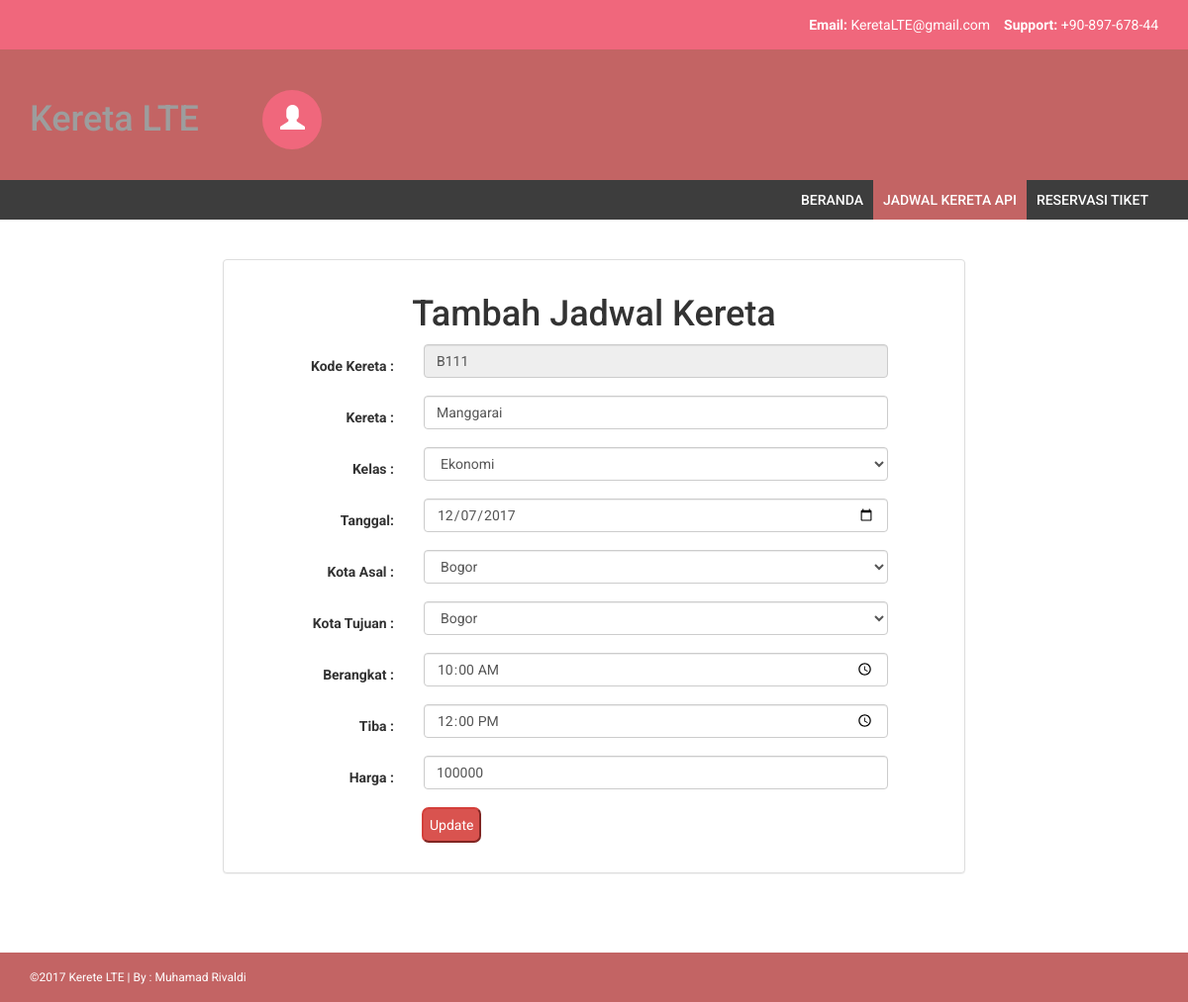
/admin/tambah.php?menu=jadwal&ubah&kode_kereta=B111, run on the app's committed database.
### tables this page shows
CREATE TABLE `tbl_input` (
  `kode_kereta` varchar(15) NOT NULL,
  `kereta` varchar(30) NOT NULL,
  `kelas` varchar(30) NOT NULL,
  `tgl_berangkat` date NOT NULL,
  `kota_asal` varchar(30) NOT NULL,
  `kota_tujuan` varchar(30) NOT NULL,
  `berangkat` time NOT NULL,
  `tiba` time NOT NULL,
  `harga` int(30) NOT NULL
);

### admin/tambah.php (the view, shortened to what this page needs)
<?php
    include 'config/koneksi.php';
    if (isset($_GET['ubah'])) {
        @$sql = "SELECT * FROM tbl_input WHERE kode_kereta = '$_GET[kode_kereta]'";
        @$query = mysqli_query($con, $sql);
        @$edit = mysqli_fetch_array($query);
        $disabled = "disabled";
    }
?>
<!DOCTYPE html>
<html xmlns="http://www.w3.org/1999/xhtml">
<head>
    <link href="assets/css/bootstrap.css" rel="stylesheet" />
    <link href="assets/css/font-awesome.css" rel="stylesheet" />
    <link href="assets/css/style.css" rel="stylesheet" />
</head>
<body>
    <header>
        <div class="container">
            <div class="row">
                <div class="col-md-12">
                    <strong>Email: </strong>KeretaLTE@gmail.com
                    &nbsp;&nbsp;
                    <strong>Support: </strong>+90-897-678-44
                </div>
            </div>
        </div>
    </header>
    <div class="navbar navbar-inverse set-radius-zero">
        <div class="container">
            <div class="navbar-header">
                <a class="navbar-brand" href="index.php">
                    <h1>Kereta LTE</h1>
                </a>
            </div>
            <div class="left-div">
                <div class="user-settings-wrapper">
                    <ul class="nav">
                        <li class="dropdown">
                            <a class="dropdown-toggle" data-toggle="dropdown" href="#" aria-expanded="false">
                                <span class="glyphicon glyphicon-user" style="font-size: 25px;"></span>
                            </a>
                        </li>
                    </ul>
                </div>
            </div>
        </div>
    </div>
    <section class="menu-section">
        <div class="container">
            <div class="row">
                <div class="col-md-12">
                    <div class="navbar-collapse collapse ">
                        <ul id="menu-top" class="nav navbar-nav navbar-right">
                            <li><a href="index.php">Beranda</a></li>
                            <li><a class="menu-top-active" href="jadwal.php">Jadwal Kereta Api</a></li>
                            <li><a href="tiket.php">Reservasi Tiket</a></li>
                        </ul>
                    </div>
                </div>
            </div>
        </div>
    </section>
    <div class="content-wrapper">
        <div class="container">
            <div class="row">
                <div class="col-md-8 col-md-offset-2">
                    <div class="panel panel-default">
                        <div class="panel-body">
                            <h1 align="center">Tambah Jadwal Kereta</h1>
                            <form method="post" class="form-horizontal" role="form">
                              <div class="form-group">
                                <label class="control-label col-md-3" for="email">Kode Kereta :</label>
                                <div class="col-md-8">
                                  <input type="text" name="kode_kereta" class="form-control" id="email" placeholder="Enter Nomor Kereta" value="<?php echo @$edit['kode_kereta'] ?>" <?php echo @$disabled; ?>>
                                </div>
                              </div>
                              <div class="form-group">
                                <label class="control-label col-md-3" for="pwd">Kereta :</label>
                                <div class="col-md-8">
                                  <input type="Text" name="kereta" class="form-control" id="pwd" placeholder="Enter Kereta" value="<?php echo @$edit['kereta'] ?>">
                                </div>
                              </div>
                              <div class="form-group">
                                <label class="control-label col-md-3" for="pwd">Kelas :</label>
                                <div class="col-md-8">
                                  <select name="kelas" id="" class="form-control" value="<?php echo @$edit['kelas'] ?>">
                                      <option value="ekonomi">Ekonomi</option>
                                  </select>
                                </div>
                              </div>
                              <div class="form-group">
                                <label class="control-label col-md-3" for="pwd">Tanggal:</label>
                                <div class="col-md-8">
                                  <input type="date" name="tgl_berangkat" class="form-control" id="pwd" placeholder="Enter Tanggal" value="<?php echo @$edit['tgl_berangkat'] ?>">
                                </div>
                              </div>
                              <div class="form-group">
                                <label class="control-label col-md-3" for="pwd">Kota Asal :</label>
                                <div class="col-md-8">
                                  <select name="kota_asal" id="" class="form-control" value="<?php echo @$edit['kota_asal'] ?>">
                                      <option value="Bogor">Bogor</option>
                                  </select>
                                </div>
                              </div>
                              <div class="form-group">
                                <label class="control-label col-md-3" for="pwd">Kota Tujuan :</label>
                                <div class="col-md-8">
                                  <select name="kota_tujuan" id="" class="form-control" value="<?php echo @$edit['kota_tujuan'] ?>">
                                      <option value="Bogor">Bogor</option>
                                  </select>
                                </div>
                              </div>
                              <div class="form-group">
                                <label class="control-label col-md-3" for="pwd">Berangkat :</label>
                                <div class="col-md-8">
                                  <input type="time" name="berangkat" class="form-control" value="<?php echo @$edit['berangkat'] ?>">
                                </div>
                              </div>
                              <div class="form-group">
                                <label class="control-label col-md-3" for="pwd">Tiba :</label>
                                <div class="col-md-8">
                                  <input type="time" name="tiba" class="form-control" value="<?php echo @$edit['tiba'] ?>">
                                </div>
                              </div>
                              <div class="form-group">
                                <label class="control-label col-md-3" for="pwd">Harga :</label>
                                <div class="col-md-8">
                                  <input type="text" name="harga" class="form-control" id="pwd" placeholder="Enter Harga" value="<?php echo @$edit['harga'] ?>">
                                </div>
                              </div>
                              <div class="form-group">
                                    <?php if(@$_GET['kode_kereta']==""){ ?>
                                    <a href="?menu=jadwal&tambah&kode_kereta"><button class="btn-a btn-primary" name="tambah" align="center">Tambahkan</button></a>
                                    <?php }else{ ?>
                                    <a href="?menu=jadwal&update&kode_kereta"><button class="btn-a btn-danger" name="update" align="center">Update</button></a>
                                    <?php } ?>
                              </div>
                            </form>
                        </div>
                   </div>
                </div>
            </div>
        </div>
    </div>
    <footer>
        <div class="container">
            <div class="row">
                <div class="col-md-12">
                    &copy;2017 Kerete LTE | By : Muhamad Rivaldi</a>
                </div>
            </div>
        </div>
    </footer>
</body>
</html>

### admin/assets/css/style.css (style rules this page uses)
body { font-family: 'Roboto', sans-serif; line-height: 30px; }
.set-radius-zero { border-radius: 0px; -moz-border-radius: 0px; -webkit-border-radius: 0px; }
.content-wrapper { margin-top: 40px; min-height: 600px; padding-bottom: 60px; }
header { background-color: #F0677C; color: #fff; padding: 10px; text-align: right; }
.left-div { padding-left: 30px; margin-top: 40px; margin-bottom: 30px; }
.navbar-brand { width: 250px; padding-top: 30px; }
.user-settings-wrapper .nav > li > a { position: relative; display: block; padding: 15px 18px; border-radius: 50%; -webkit-border-radius: 50%; -moz-border-radius: 50%; height: 60px; width: 60px; background-color: #F0677C; color: #fff; }
.user-settings-wrapper { margin-top: 10px; }
.user-settings-wrapper li { display: inline-block; }
.menu-section { background-color: #3D3D3D; }
#menu-top a { color: #FFF; text-decoration: none; font-weight: 500; padding: 10px 10px 10px 10px; text-transform: uppercase; }
.menu-top-active { background-color: #C36464; }
.navbar-inverse { background-color: #C36464; border-color: transparent; }
.navbar { margin-bottom: 0px; }
footer { padding: 10px; color: #fff; font-size: 12px; background-color: #C36464; }

### admin/tambah.php (style rules this page uses)
.btn-a { margin-left: 200px; border-radius: 0.5em; }

### data on the page
tbl_input: kode_kereta "B111", kereta "Manggarai", kelas "Ekonomi", tgl_berangkat "12/07/2017", kota_asal "Bogor", kota_tujuan "Bogor", berangkat "10:00:00", tiba "12:00:00", harga "100000"
